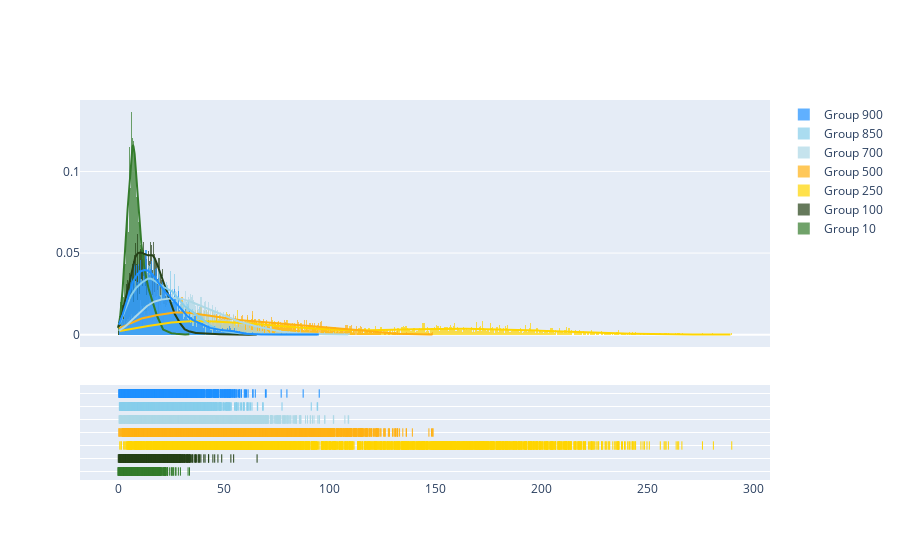

Notebook code for this chart:
### Code cell
import plotly.figure_factory as ff
import numpy as np

# Add histogram data
x1 = wind_speed_10m.stack().sample(2628)
x2 = wind_speed_100m.stack().sample(2628)
x3 = wind_speed_250m.stack().sample(2628)
x4 = wind_speed_500m.stack().sample(2628)
x5 = wind_speed_700m.stack().sample(2628)
x6 = wind_speed_850m.stack().sample(2628)
x7 = wind_speed_900m.stack().sample(2628)

# Group data together
hist_data = [x1, x2, x3, x4, x5, x6, x7]

group_labels = ['Group 10', 'Group 100', 'Group 250', 'Group 500', 'Group 700', 'Group 850', 'Group 900']

# Create distplot with custom bin_size
fig = ff.create_distplot(hist_data, group_labels, bin_size=.5,colors=wind_speed_factor.color_list)
fig.show()

### Figure 1 — Plotly figure (JSON) as saved in the notebook; plotly's stock layout.template omitted (floating-point values rounded to 4 significant figures; data arrays with more than 128 entries replaced by an {"elided": "..."} marker saying what was removed)
{"data": [{"autobinx": false, "histnorm": "probability density", "legendgroup": "Group 10", "marker": {"color": "#347C2C"}, "name": "Group 10", "opacity": 0.7, "type": "histogram", "x": {"elided": "2628 float values"}, "xaxis": "x", "xbins": {"end": 33.66, "size": 0.5, "start": 0.0}, "yaxis": "y"}, {"autobinx": false, "histnorm": "probability density", "legendgroup": "Group 100", "marker": {"color": "#254117"}, "name": "Group 100", "opacity": 0.7, "type": "histogram", "x": {"elided": "2628 float values"}, "xaxis": "x", "xbins": {"end": 65.6, "size": 0.5, "start": 0.0}, "yaxis": "y"}, {"autobinx": false, "histnorm": "probability density", "legendgroup": "Group 250", "marker": {"color": "#ffd500"}, "name": "Group 250", "opacity": 0.7, "type": "histogram", "x": {"elided": "2628 float values"}, "xaxis": "x", "xbins": {"end": 289.9, "size": 0.5, "start": 0.72}, "yaxis": "y"}, {"autobinx": false, "histnorm": "probability density", "legendgroup": "Group 500", "marker": {"color": "#ffb113"}, "name": "Group 500", "opacity": 0.7, "type": "histogram", "x": {"elided": "2628 float values"}, "xaxis": "x", "xbins": {"end": 148.8, "size": 0.5, "start": 0.36}, "yaxis": "y"}, {"autobinx": false, "histnorm": "probability density", "legendgroup": "Group 700", "marker": {"color": "#ADD8E6"}, "name": "Group 700", "opacity": 0.7, "type": "histogram", "x": {"elided": "2628 float values"}, "xaxis": "x", "xbins": {"end": 108.9, "size": 0.5, "start": 0.36}, "yaxis": "y"}, {"autobinx": false, "histnorm": "probability density", "legendgroup": "Group 850", "marker": {"color": "#87CEEB"}, "name": "Group 850", "opacity": 0.7, "type": "histogram", "x": {"elided": "2628 float values"}, "xaxis": "x", "xbins": {"end": 94.22, "size": 0.5, "start": 0.5091}, "yaxis": "y"}, {"autobinx": false, "histnorm": "probability density", "legendgroup": "Group 900", "marker": {"color": "#1E90FF"}, "name": "Group 900", "opacity": 0.7, "type": "histogram", "x": {"elided": "2628 float values"}, "xaxis": "x", "xbins": {"end": 94.96, "size": 0.5, "start": 0.36}, "yaxis": "y"}, {"legendgroup": "Group 10", "marker": {"color": "#347C2C"}, "mode": "lines", "name": "Group 10", "showlegend": false, "type": "scatter", "x": {"elided": "500 float values"}, "xaxis": "x", "y": {"elided": "500 float values"}, "yaxis": "y"}, {"legendgroup": "Group 100", "marker": {"color": "#254117"}, "mode": "lines", "name": "Group 100", "showlegend": false, "type": "scatter", "x": {"elided": "500 float values"}, "xaxis": "x", "y": {"elided": "500 float values"}, "yaxis": "y"}, {"legendgroup": "Group 250", "marker": {"color": "#ffd500"}, "mode": "lines", "name": "Group 250", "showlegend": false, "type": "scatter", "x": {"elided": "500 float values"}, "xaxis": "x", "y": {"elided": "500 float values"}, "yaxis": "y"}, {"legendgroup": "Group 500", "marker": {"color": "#ffb113"}, "mode": "lines", "name": "Group 500", "showlegend": false, "type": "scatter", "x": {"elided": "500 float values"}, "xaxis": "x", "y": {"elided": "500 float values"}, "yaxis": "y"}, {"legendgroup": "Group 700", "marker": {"color": "#ADD8E6"}, "mode": "lines", "name": "Group 700", "showlegend": false, "type": "scatter", "x": {"elided": "500 float values"}, "xaxis": "x", "y": {"elided": "500 float values"}, "yaxis": "y"}, {"legendgroup": "Group 850", "marker": {"color": "#87CEEB"}, "mode": "lines", "name": "Group 850", "showlegend": false, "type": "scatter", "x": {"elided": "500 float values"}, "xaxis": "x", "y": {"elided": "500 float values"}, "yaxis": "y"}, {"legendgroup": "Group 900", "marker": {"color": "#1E90FF"}, "mode": "lines", "name": "Group 900", "showlegend": false, "type": "scatter", "x": {"elided": "500 float values"}, "xaxis": "x", "y": {"elided": "500 float values"}, "yaxis": "y"}, {"legendgroup": "Group 10", "marker": {"color": "#347C2C", "symbol": "line-ns-open"}, "mode": "markers", "name": "Group 10", "showlegend": false, "type": "scatter", "x": {"elided": "2628 float values"}, "xaxis": "x", "y": {"elided": "2628 str values"}, "yaxis": "y2"}, {"legendgroup": "Group 100", "marker": {"color": "#254117", "symbol": "line-ns-open"}, "mode": "markers", "name": "Group 100", "showlegend": false, "type": "scatter", "x": {"elided": "2628 float values"}, "xaxis": "x", "y": {"elided": "2628 str values"}, "yaxis": "y2"}, {"legendgroup": "Group 250", "marker": {"color": "#ffd500", "symbol": "line-ns-open"}, "mode": "markers", "name": "Group 250", "showlegend": false, "type": "scatter", "x": {"elided": "2628 float values"}, "xaxis": "x", "y": {"elided": "2628 str values"}, "yaxis": "y2"}, {"legendgroup": "Group 500", "marker": {"color": "#ffb113", "symbol": "line-ns-open"}, "mode": "markers", "name": "Group 500", "showlegend": false, "type": "scatter", "x": {"elided": "2628 float values"}, "xaxis": "x", "y": {"elided": "2628 str values"}, "yaxis": "y2"}, {"legendgroup": "Group 700", "marker": {"color": "#ADD8E6", "symbol": "line-ns-open"}, "mode": "markers", "name": "Group 700", "showlegend": false, "type": "scatter", "x": {"elided": "2628 float values"}, "xaxis": "x", "y": {"elided": "2628 str values"}, "yaxis": "y2"}, {"legendgroup": "Group 850", "marker": {"color": "#87CEEB", "symbol": "line-ns-open"}, "mode": "markers", "name": "Group 850", "showlegend": false, "type": "scatter", "x": {"elided": "2628 float values"}, "xaxis": "x", "y": {"elided": "2628 str values"}, "yaxis": "y2"}, {"legendgroup": "Group 900", "marker": {"color": "#1E90FF", "symbol": "line-ns-open"}, "mode": "markers", "name": "Group 900", "showlegend": false, "type": "scatter", "x": {"elided": "2628 float values"}, "xaxis": "x", "y": {"elided": "2628 str values"}, "yaxis": "y2"}], "layout": {"barmode": "overlay", "hovermode": "closest", "legend": {"traceorder": "reversed"}, "xaxis": {"anchor": "y2", "domain": [0.0, 1.0], "zeroline": false}, "yaxis": {"anchor": "free", "domain": [0.35, 1], "position": 0.0}, "yaxis2": {"anchor": "x", "domain": [0, 0.25], "dtick": 1, "showticklabels": false}}}
